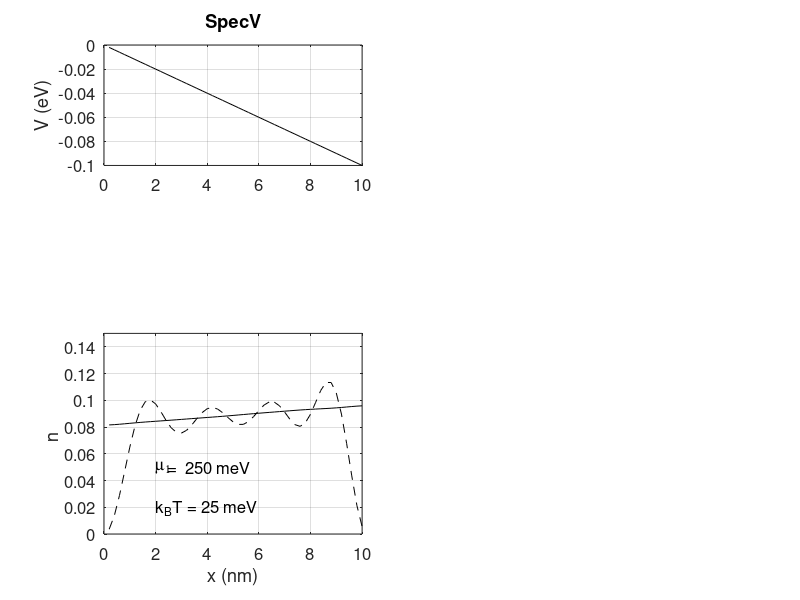

This figure's MATLAB source:
% SpecV.m.
% This program calculates the electron density
% in an inﬁnite well with a potential by
% the eigenfunctions and by the spectral method.

clear all
hbar = 1.06e-34;
m0 = 0.25*9.1e-31;
ecoul = 1.6e-19;
eV2J = 1.6e-19;
J2eV = 1./eV2J;
mu = 0.25;
kT = 0.025;

del_x = 2.e-10;

NN = 50;
N_center = NN/2;
% Energies are meV
chi0 = J2eV*hbar^2/(2*m0*del_x^2);

% Convert to nm for plotting
DX = del_x*1e9;
XX = (DX:DX:NN*DX);
mid = DX*N_center;

% This adds the Potential
V = zeros(1,NN);
for n=1:NN
    %V(n) = .004*((N_center-n));
    V(n) = .002*(-n);
end

subplot(3,2,1)
plot(XX,V,'k')
set(gca,'fontsize',12)
grid on
ylabel('V (eV)')
title('SpecV')

% --------- Construct the Hamiltonian ------------
H = zeros(NN,NN);
H(1,1) = 2*chi0+V(1);
H(1,2) = -1*chi0;
for n=2:NN-1
    H(n,n-1)= -1*chi0;
    H(n,n) = 2*chi0+ V(n);
    H(n,n+1)= -1*chi0;
end
H(NN,NN-1) = -1*chi0;
H(NN,NN) = 2*chi0+V(NN);

% These make it a PBC
%H(1,NN) = -chi0;
%H(NN,1) = -chi0;


[phi,D] = eig(H);
E = diag(D);

% --- Calculate the density matrix from the eigenfunctions
rho = zeros(1,NN);
ff = zeros(NN,1);
for m=1:NN
    ff(m) = 1/(1 + exp((E(m) - mu)/kT)); % Fermi at each eigenenergy.
    for n=1:NN
        rho(n) = rho(n) + ff(m)*phi(n,m)^2;
    end
end

% ------- Calculate the Fermi-Dirac function ----------
Emax = 0.4;
Emin = -0.1;
NE = 250;
EE = zeros(1,NE);
del_E = (Emax-Emin)/NE;

EE = (Emin:del_E:Emax);
fermi = zeros(1,NE);
for m=1:NE
    fermi(m) = 1/(1 + exp((EE(m) - mu)/kT));
end

% --- Calculate the current density via the spectral function
sigma1 = zeros(NN,NN);
sigma2 = zeros(NN,NN);
sig1 = 0.;
sig2 = 0.;
eta = 0;
n = zeros(NN,1);
for m=1:NE
    k = sqrt(2*m0*(EE(m)-V(1))*eV2J)/hbar;
    sig1 = exp(i*k*del_x);
    k = sqrt(2*m0*(EE(m)-V(NN))*eV2J)/hbar;
    sig2 = exp(i*k*del_x);
    sigma1(1,1) = -chi0*sig1;
    sigma2(NN,NN) = -chi0*sig2;
    G = inv( (EE(m) + i*eta)*eye(NN) - H - sigma1 - sigma2);
    n = n + fermi(m)*del_E*real(diag(i*(G-G'))/(2*pi));
end

subplot(2,2,3)
plot(XX,rho,'--k')
hold on
plot(XX,n,'k')
hold off
axis( [ 0 10 0 0.15 ])
set(gca,'fontsize',12)
xlabel('x (nm)')
ylabel('n ')
TT = text(2,.05,'m_1');
set(TT,'FontName','Symbol')
set(TT,'fontsize',12)
TT = text(2.3,.05,sprintf(' = %4.0f meV',1e3*mu));
set(TT,'fontsize',12)
TT = text(2,.02,sprintf('k_BT = %2.0f meV',1e3*kT));
set(TT,'fontsize',12)
grid on

% ffr: this gives warning in Octave
%legend('eigen', 'spec', 2)

